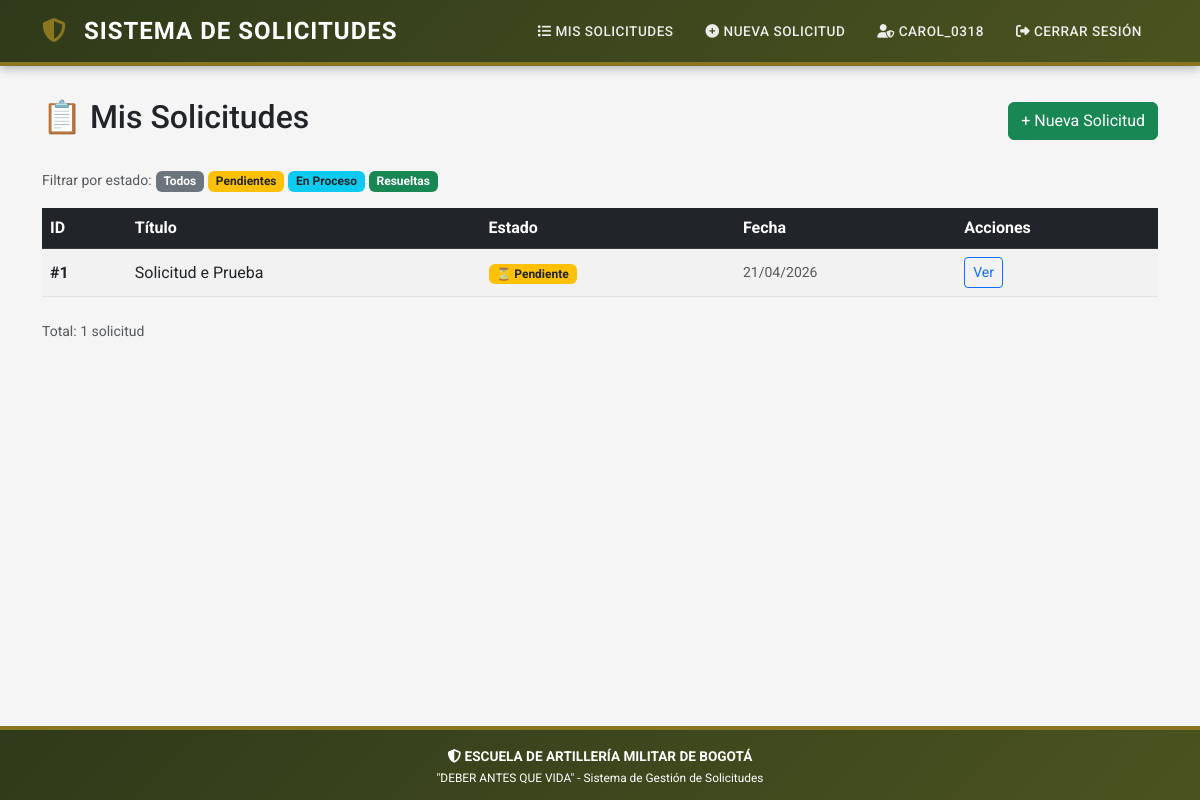
The app's page /solicitudes/ (signed in) with its own data.
### core/models.py (models this page shows, shortened)
class Solicitud(models.Model):
    ESTADOS = [
        ('pendiente', 'Pendiente'),
        ('en_proceso', 'En Proceso'),
        ('resuelta', 'Resuelta'),
        ('rechazada', 'Rechazada'),
    ]
    titulo = models.CharField(max_length=200)
    descripcion = models.TextField()
    solicitante = models.ForeignKey(User, on_delete=models.CASCADE)
    estado = models.CharField(max_length=20, choices=ESTADOS, default='pendiente')
    fecha_creacion = models.DateTimeField(auto_now_add=True)
    fecha_actualizacion = models.DateTimeField(auto_now=True)
    class Meta:
        verbose_name = 'Solicitud'
        verbose_name_plural = 'Solicitudes'

### core/views.py (the view)
# urls.py: path('solicitudes/', views.lista_solicitudes, name='lista_solicitudes'),
@login_required
def lista_solicitudes(request):
    solicitudes = Solicitud.objects.filter(solicitante=request.user).order_by('-fecha_creacion')
    return render(request, 'core/lista_solicitudes.html', {'solicitudes': solicitudes})

### core/templates/core/lista_solicitudes.html (shortened to what this page needs)
{% extends 'core/base.html' %}
{% block content %}
<div class="d-flex justify-content-between align-items-center mb-4">
    <h2>📋 Mis Solicitudes</h2>
    <a href="{% url 'crear_solicitud' %}" class="btn btn-success">
        + Nueva Solicitud
    </a>
</div>
{% if solicitudes %}
    <div class="mb-3">
        <span class="text-muted small">Filtrar por estado:</span>
        <a href="?estado=" class="badge bg-secondary text-decoration-none">Todos</a>
        <a href="?estado=pendiente" class="badge bg-warning text-dark text-decoration-none">Pendientes</a>
        <a href="?estado=en_proceso" class="badge bg-info text-dark text-decoration-none">En Proceso</a>
        <a href="?estado=resuelta" class="badge bg-success text-decoration-none">Resueltas</a>
    </div>
    <div class="table-responsive">
        <table class="table table-striped table-hover align-middle">
            <thead class="table-dark">
                <tr>
                    <th>ID</th>
                    <th>Título</th>
                    <th>Estado</th>
                    <th>Fecha</th>
                    <th>Acciones</th>
                </tr>
            </thead>
            <tbody>
                {% for solicitud in solicitudes %}
                <tr>
                    <td><strong>#{{ solicitud.id }}</strong></td>
                    <td>{{ solicitud.titulo|truncatechars:40 }}</td>
                    <td>
                        {% if solicitud.estado == 'pendiente' %}
                            <span class="badge bg-warning text-dark">⏳ Pendiente</span>
                        {% elif solicitud.estado == 'en_proceso' %}
                            <span class="badge bg-info text-dark">🔄 En Proceso</span>
                        {% elif solicitud.estado == 'resuelta' %}
                            <span class="badge bg-success">✅ Resuelta</span>
                        {% else %}
                            <span class="badge bg-danger">❌ Rechazada</span>
                        {% endif %}
                    </td>
                    <td class="small text-muted">
                        {{ solicitud.fecha_creacion|date:"d/m/Y" }}
                    </td>
                    <td>
                        <a href="{% url 'detalle_solicitud' solicitud.id %}"
                           class="btn btn-sm btn-outline-primary">Ver</a>
                    </td>
                </tr>
                {% endfor %}
            </tbody>
        </table>
    </div>
    <div class="text-muted small mt-2">
        Total: {{ solicitudes.count }} solicitud{{ solicitudes.count|pluralize }}
    </div>
{% endif %}
{% endblock %}

### core/templates/core/base.html (shortened to what this page needs)
<!DOCTYPE html>
<html lang="es">
<head>
    <link href="https://cdn.jsdelivr.net/npm/bootstrap@5.3.0/dist/css/bootstrap.min.css" rel="stylesheet">
    <link rel="stylesheet" href="https://cdnjs.cloudflare.com/ajax/libs/font-awesome/6.4.0/css/all.min.css">
</head>
<body>
    <nav class="navbar navbar-expand-lg navbar-military">
        <div class="container">
            <a class="navbar-brand" href="{% url 'home' %}">
                <i class="fas fa-shield-alt"></i>
                SISTEMA DE SOLICITUDES
            </a>
            <div class="collapse navbar-collapse justify-content-end" id="navbarNav">
                <ul class="navbar-nav align-items-center">
                    {% if user.is_authenticated %}
                        <li class="nav-item">
                            <a class="nav-link" href="{% url 'lista_solicitudes' %}">
                                <i class="fas fa-list"></i> Mis Solicitudes
                            </a>
                        </li>
                        <li class="nav-item">
                            <a class="nav-link" href="{% url 'crear_solicitud' %}">
                                <i class="fas fa-plus-circle"></i> Nueva Solicitud
                            </a>
                        </li>
                        <li class="nav-item">
                            <span class="nav-link">
                                <i class="fas fa-user-shield"></i> {{ user.username }}
                            </span>
                        </li>
                        <li class="nav-item">
                            <form action="{% url 'logout' %}" method="post" class="d-inline">
                                <button type="submit" class="btn btn-link nav-link">
                                    <i class="fas fa-sign-out-alt"></i> Cerrar Sesión
                                </button>
                            </form>
                        </li>
                    {% else %}
                        <li class="nav-item">
                            <a class="nav-link" href="{% url 'login' %}">
                                <i class="fas fa-sign-in-alt"></i> Iniciar Sesión
                            </a>
                        </li>
                    {% endif %}
                </ul>
            </div>
        </div>
    </nav>
    <div class="main-content">
        <div class="container">
            {% block content %}{% endblock %}
        </div>
    </div>
    <footer class="footer-military">
        <div class="container">
            <p class="mb-1">
                <i class="fas fa-shield-alt"></i>
                <strong>ESCUELA DE ARTILLERÍA MILITAR DE BOGOTÁ</strong>
            </p>
            <p class="mb-0 small">
                "DEBER ANTES QUE VIDA" - Sistema de Gestión de Solicitudes
            </p>
        </div>
    </footer>
</body>
</html>

### core/templates/core/base.html (style rules this page uses)
:root { --military-green: #4B5320; --military-dark: #2F3A1A; --military-light: #6B7B3A; --military-gold: #897720; --military-brown: #5C4033; }
body { font-family: 'Roboto', sans-serif; background-color: #f5f5f5; }
.navbar-military { background: linear-gradient(135deg, var(--military-dark) 0%, var(--military-green) 100%); box-shadow: 0 2px 10px rgba(0,0,0,0.3); border-bottom: 4px solid var(--military-gold); }
.navbar-brand { font-family: 'Roboto Condensed', sans-serif; font-weight: 700; font-size: 1.5rem; color: white !important; text-transform: uppercase; letter-spacing: 1px; }
.navbar-brand i { color: var(--military-gold); margin-right: 10px; }
.nav-link { color: rgba(255,255,255,0.9) !important; font-weight: 500; text-transform: uppercase; font-size: 0.85rem; letter-spacing: 0.5px; padding: 0.5rem 1rem !important; transition: all 0.3s; }
.main-content { min-height: calc(100vh - 140px); padding: 2rem 0; }
.footer-military { background: linear-gradient(135deg, var(--military-dark) 0%, var(--military-green) 100%); color: white; text-align: center; padding: 1rem 0; border-top: 4px solid var(--military-gold); font-size: 0.85rem; }

### records on screen
Solicitud: id "1", titulo "Solicitud e Prueba", estado "⏳ Pendiente", fecha_creacion "21/04/2026"

### other values on screen
{{ user.username }} "CAROL_0318"
{{ solicitudes.count }} "1"
